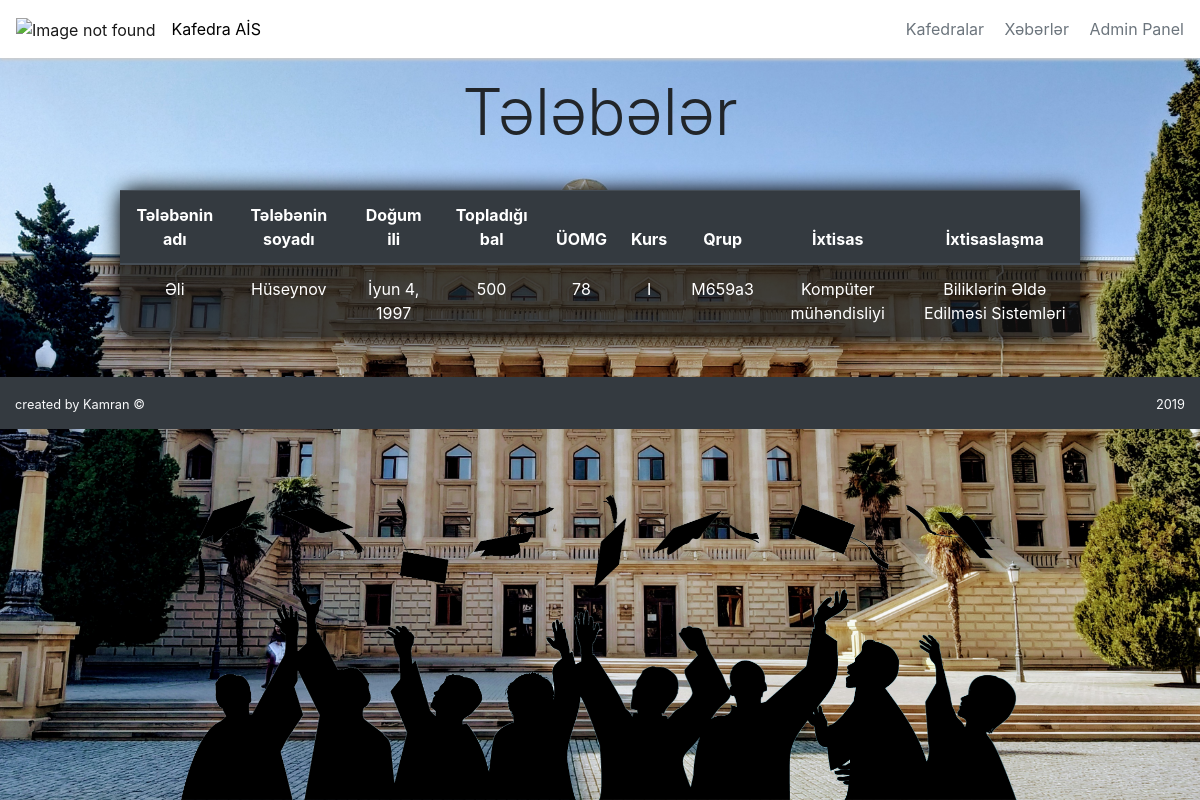
The app's page /chairs/1/4/students with its own data.
### individualworkapp/models.py (models this page shows, shortened)
class Student(models.Model):
    name = models.CharField(max_length=30)
    surname = models.CharField(max_length=30)
    birth_year = models.DateField()
    score = models.IntegerField()
    gpa = models.IntegerField()
    course = models.CharField(max_length=2)
    group = models.ForeignKey(CGroup, on_delete=models.CASCADE)
    specialty = models.ForeignKey(Specialty, on_delete=models.CASCADE)
    specialization = models.ForeignKey(Specialization, on_delete=models.CASCADE, null=True, blank=True)

class CGroup(models.Model):
    name = models.CharField(max_length=15)
    degree = models.ForeignKey(Degree, on_delete=models.CASCADE)
    ed_year = models.CharField(max_length=9)
    specialty = models.ForeignKey(Specialty, on_delete=models.CASCADE)
    specialization = models.ForeignKey(Specialization, on_delete=models.CASCADE, null=True, blank=True)
    def __str__(self):
        return self.name

class Specialty(models.Model):
    def __str__(self):
        return self.name
    name = models.CharField(max_length=100)
    specialty_code = models.IntegerField(null=True)
    chair = models.ForeignKey(Chair, on_delete=models.CASCADE)
    degree = models.ForeignKey(Degree, on_delete=models.CASCADE)

class Specialization(models.Model):
    def __str__(self):
        return self.name
    name = models.CharField(max_length=200)
    specialty = models.ForeignKey(Specialty, on_delete=models.CASCADE)

### individualworkapp/views.py (the view)
# urls.py: path('chairs/<int:chair_id>/<int:specialty_id>/students', views.list_of_students, name='list_of_students')
def list_of_students(request, chair_id, specialty_id):
    chairs = Chair.objects.all()
    if specialty_id:
        chair_id = get_object_or_404(Chair, id=chair_id)
        specialty_id = get_object_or_404(Specialty, id=specialty_id)
        students = Student.objects.filter(specialty_id=specialty_id)
    context = {
        'students': students,
        'chairs': chairs,
        'chair_id': chair_id,
    }
    return render(request, 'students.html', context)

### templates/students.html
{% extends 'base.html' %}
{% block content %}
<h1 class="display-1 text-center mt-3 mb-3">Tələbələr</h1>
    <table class="custom-table table table-dark table-striped table-hover">
        <thead class="thead-dark">
            <tr>
                <th>Tələbənin adı</th>
                <th>Tələbənin soyadı</th>
                <th>Doğum ili</th>
                <th>Topladığı bal</th>
                <th>ÜOMG</th>
                <th>Kurs</th>
                <th>Qrup</th>
                <th>İxtisas</th>
                {% for student in students %}
                <th class="{% if student.group.degree.id != 2 %} hide {% endif %}">İxtisaslaşma</th>
                {% endfor %}
            </tr>
        </thead>
        <tbody>
            {% for student in students %}
            <tr>
                <td>{{ student.name }}</td>
                <td>{{ student.surname }}</td>
                <td>{{ student.birth_year }}</td>
                <td>{{ student.score }}</td>
                <td>{{ student.gpa }}</td>
                <td>{{ student.course }}</td>
                <td>{{ student.group }}</td>
                <td>{{ student.specialty }}</td>
                <td class="{% if student.group.degree.id != 2 %} hide {% endif %}">{{ student.specialization }}</td>
            </tr>
            {% endfor %}
        </tbody>
    </table>
{% endblock %}

### static/css/style.css (style rules this page uses)
body { margin: 0; padding: 0; height: 100%; background: url('../images/aztu.jpg'); background-attachment: fixed; background-size: cover; background-repeat: no-repeat; background-position: top; }
.display-1 { font-size: 4em !important; }
.custom-table { width: 80%; text-align: center; margin: 40px auto; border-radius: 15px; background-color: rgb(0, 0, 0, .7); box-shadow: 0px 0px 20px 1px #000; }

### records on screen
Student: name "Əli", surname "Hüseynov", birth_year "İyun 4, 1997", score "500", gpa "78", course "I", group "M659a3", specialty "Kompüter mühəndisliyi", specialization "Biliklərin Əldə Edilməsi Sistemləri"
